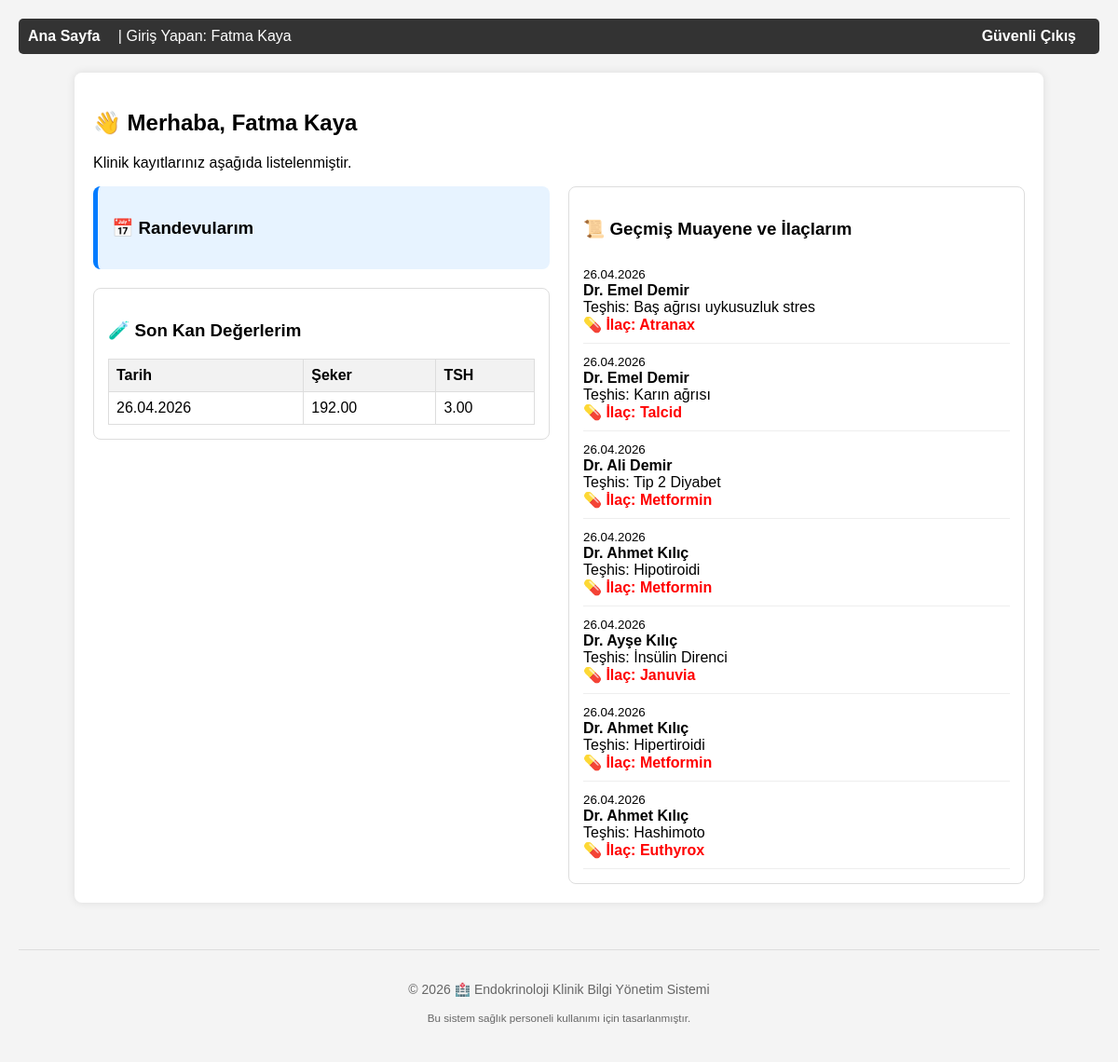
Page /hasta_paneli.php (signed in) on the committed database.
### tables this page shows
CREATE TABLE `lab_results` (
  `id` int(11) NOT NULL,
  `patient_id` int(11) DEFAULT NULL,
  `glucose` decimal(5,2) DEFAULT NULL,
  `tsh` decimal(5,2) DEFAULT NULL,
  `insulin` decimal(5,2) DEFAULT NULL,
  `test_date` timestamp NOT NULL DEFAULT current_timestamp()
);

CREATE TABLE `visits` (
  `id` int(11) NOT NULL,
  `patient_id` int(11) DEFAULT NULL,
  `doctor_id` int(11) DEFAULT NULL,
  `diagnosis` text DEFAULT NULL,
  `medication` varchar(255) DEFAULT NULL,
  `visit_date` timestamp NOT NULL DEFAULT current_timestamp()
);

CREATE TABLE `users` (
  `id` int(11) NOT NULL,
  `role_id` int(11) DEFAULT NULL,
  `username` varchar(50) DEFAULT NULL,
  `password` varchar(255) DEFAULT NULL,
  `full_name` varchar(100) DEFAULT NULL,
  `phone` varchar(20) DEFAULT NULL,
  `city` varchar(50) DEFAULT NULL,
  `district` varchar(50) DEFAULT NULL
);

### hasta_paneli.php (the view, shortened to what this page needs)
<?php
include 'header.php';
require_once 'db.php';
$p_id = $_SESSION['user_id'];
$gecmis = $pdo->prepare("SELECT v.*, d.full_name as dr FROM visits v JOIN users d ON v.doctor_id = d.id WHERE v.patient_id = ? ORDER BY v.visit_date DESC");
$gecmis->execute([$p_id]);
$lab = $pdo->prepare("SELECT * FROM lab_results WHERE patient_id = ? ORDER BY test_date DESC");
$lab->execute([$p_id]);
?>
<div class="container">
    <h2>👋 Merhaba, <?php echo $_SESSION['full_name']; ?></h2>
    <p>Klinik kayıtlarınız aşağıda listelenmiştir.</p>
    <div class="grid">
        <div>
            <div style="background:#e7f3ff; padding:15px; border-radius:8px; margin-bottom:20px; border-left:5px solid #007bff;">
                <h3>📅 Randevularım</h3>
            </div>
            <div style="background:#fff; padding:15px; border:1px solid #ddd; border-radius:8px;">
                <h3>🧪 Son Kan Değerlerim</h3>
                <table>
                    <tr><th>Tarih</th><th>Şeker</th><th>TSH</th></tr>
                    <?php while($l = $lab->fetch()) echo "<tr><td>".date("d.m.Y", strtotime($l['test_date']))."</td><td>{$l['glucose']}</td><td>{$l['tsh']}</td></tr>"; ?>
                </table>
            </div>
        </div>
        <div>
            <div style="background:#fff; padding:15px; border:1px solid #ddd; border-radius:8px;">
                <h3>📜 Geçmiş Muayene ve İlaçlarım</h3>
                <?php while($v = $gecmis->fetch()): ?>
                    <div style="border-bottom:1px solid #eee; padding:10px 0;">
                        <small><?php echo date("d.m.Y", strtotime($v['visit_date'])); ?></small><br>
                        <strong>Dr. <?php echo $v['dr']; ?></strong><br>
                        <span>Teşhis: <?php echo $v['diagnosis']; ?></span><br>
                        <strong style="color:red;">💊 İlaç: <?php echo $v['medication']; ?></strong>
                    </div>
                <?php endwhile; ?>
            </div>
        </div>
    </div>
</div>
<?php include 'footer.php'; ?>

### header.php (shortened to what this page needs)
<!DOCTYPE html>
<html lang="tr">
<head>
</head>
<body>
<?php if(isset($_SESSION['user_id'])): ?>
    <nav>
        <a href="dashboard.php">Ana Sayfa</a>
        <span>| Giriş Yapan: <?php echo $_SESSION['full_name']; ?></span>
        <a href="logout.php" style="float:right">Güvenli Çıkış</a>
    </nav>
<?php endif; ?>

### footer.php
<div style="margin-top: 50px; padding: 20px; text-align: center; border-top: 1px solid #ddd; color: #666; font-size: 14px;">
        <p>&copy; <?php echo date("Y"); ?> 🏥 Endokrinoloji Klinik Bilgi Yönetim Sistemi</p>
        <small>Bu sistem sağlık personeli kullanımı için tasarlanmıştır.</small>
    </div>
</body>
</html>

### header.php (style rules this page uses)
body { font-family: sans-serif; background-color: #f4f4f4; margin: 0; padding: 20px; }
.container { background: white; padding: 20px; border-radius: 8px; box-shadow: 0 0 10px rgba(0,0,0,0.1); max-width: 1000px; margin: auto; }
nav { background: #333; padding: 10px; color: white; margin-bottom: 20px; border-radius: 5px; }
nav a { color: white; text-decoration: none; margin-right: 15px; font-weight: bold; }
table { width: 100%; border-collapse: collapse; margin-top: 10px; }
table, th, td { border: 1px solid #ddd; padding: 8px; text-align: left; }
th { background-color: #f2f2f2; }
.grid { display: grid; grid-template-columns: 1fr 1fr; gap: 20px; }

### rows in the picture
lab_results: test_date "26.04.2026", glucose "192.00", tsh "3.00"
visits: visit_date "26.04.2026", doctor.full_name "Emel Demir", diagnosis "Baş ağrısı uykusuzluk stres", medication "Atranax"
visits: visit_date "26.04.2026", doctor.full_name "Emel Demir", diagnosis "Karın ağrısı", medication "Talcid"
visits: visit_date "26.04.2026", doctor.full_name "Ali Demir", diagnosis "Tip 2 Diyabet", medication "Metformin"
visits: visit_date "26.04.2026", doctor.full_name "Ahmet Kılıç", diagnosis "Hipotiroidi", medication "Metformin"
visits: visit_date "26.04.2026", doctor.full_name "Ayşe Kılıç", diagnosis "İnsülin Direnci", medication "Januvia"
visits: visit_date "26.04.2026", doctor.full_name "Ahmet Kılıç", diagnosis "Hipertiroidi", medication "Metformin"
visits: visit_date "26.04.2026", doctor.full_name "Ahmet Kılıç", diagnosis "Hashimoto", medication "Euthyrox"

### other values in the picture
$_SESSION['full_name'] "Fatma Kaya"
